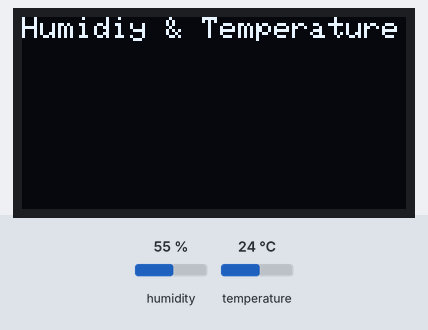
A sketch run on a simulated Arduino Uno, built with avr-gcc and run on an emulated ATmega328P. On the bench: 128×64 one-colour display. Wiring (inferred from the names in the program): DHT11 sensor: data pin 2. The inputs (shaded band) are chosen by the test bench; at power-on: humidity 55 %, temperature 24 °C. The display library's start-up logo is not drawn; what the sketch prints to the serial monitor is not drawn.

Above: at 3.6 s.
At 6.7 s:
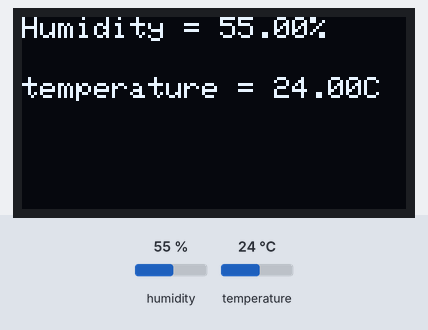
6.8 s: humidity set to 22 %
At 10.73 s:
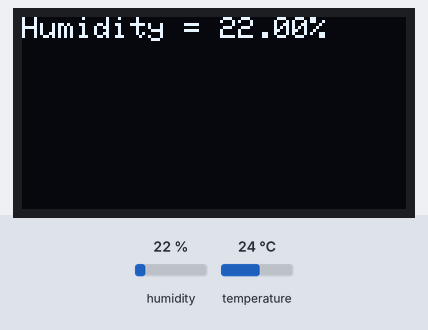
17.1 s: temperature set to 12 °C
At 22.1 s:
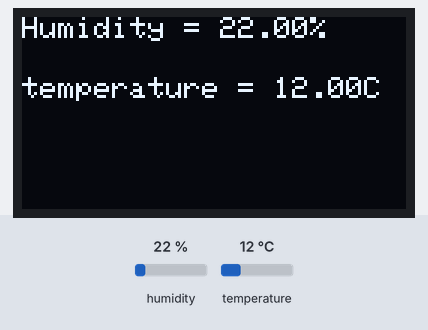
27.4 s: humidity set to 40 %
At 32.1 s:
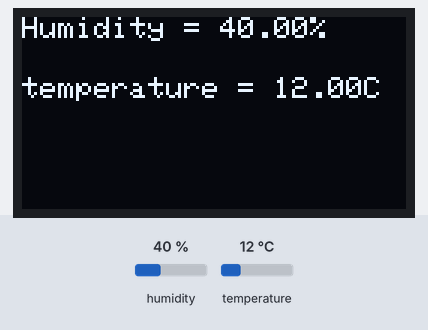
33.1 s: temperature set to 19 °C
Timing chart, 0 to 36.1 s (numbered marks = the images above; inputs shaded):
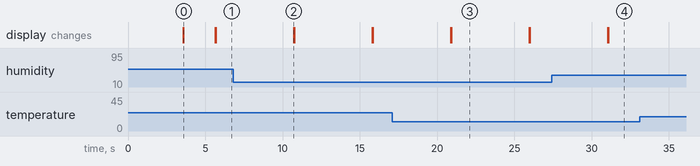

The sketch:

humidityNew.ino
```cpp
#include "dht.h"
#define dht_apin 2 // Analog Pin sensor is connected to

dht DHT;
#include <SPI.h>
#include <Wire.h>
#include <Adafruit_GFX.h>
#include <Adafruit_SSD1306.h>

#define OLED_RESET 4 // uno
Adafruit_SSD1306 display(OLED_RESET);

#define NUMFLAKES 10
#define XPOS 0
#define YPOS 1
#define DELTAY 2


#define LOGO16_GLCD_HEIGHT 16
#define LOGO16_GLCD_WIDTH  16
static const unsigned char PROGMEM logo16_glcd_bmp[] =
{ B00000000, B11000000,
  B00000001, B11000000,
  B00000001, B11000000,
  B00000011, B11100000,
  B11110011, B11100000,
  B11111110, B11111000,
  B01111110, B11111111,
  B00110011, B10011111,
  B00011111, B11111100,
  B00001101, B01110000,
  B00011011, B10100000,
  B00111111, B11100000,
  B00111111, B11110000,
  B01111100, B11110000,
  B01110000, B01110000,
  B00000000, B00110000 };

#define SSD1306_LCDHEIGHT 64
#if (SSD1306_LCDHEIGHT != 64)
#error("Height incorrect, please fix Adafruit_SSD1306.h!");
#endif

void setup(){

  Serial.begin(9600);

  // by default, we'll generate the high voltage from the 3.3v line internally! (neat!)
  display.begin(SSD1306_SWITCHCAPVCC, 0x3C);  // initialize with the I2C addr 0x3D (for the 128x64)
  // init done

  // Show image buffer on the display hardware.
  // Since the buffer is intialized with an Adafruit splashscreen
  // internally, this will display the splashscreen.
  display.display();
  delay(2000);
   // Clear the buffer.
  display.clearDisplay();

  delay(500);//Delay to let system boot
  Serial.println("DHT11 Humidity & temperature Sensor\n\n");
  delay(1000);//Wait before accessing Sensor

  // text display tests
  display.setTextSize(1);
  display.setTextColor(WHITE);
  display.setCursor(0,0);
  display.println("Humidiy & Temperature");

  display.display();
  delay(2000);
  display.clearDisplay();


}//end "setup()"

void loop(){
  //Start of Program

    DHT.read11(dht_apin);

    Serial.print("Current humidity = ");
    Serial.print(DHT.humidity);
    Serial.print("%  ");
    Serial.print("temperature = ");
    Serial.print(DHT.temperature);
    Serial.println("C  ");

     // text display tests
    display.setTextSize(1);
    display.setTextColor(WHITE);
    display.setCursor(0,0);
    display.print("Humidity = ");
    display.print(DHT.humidity);
    display.print("%  ");
    display.display();

    display.setTextSize(1);
    display.setTextColor(WHITE);
    display.setCursor(0,20);
    display.print("temperature = ");
    display.print(DHT.temperature);
    display.println("C  ");
    display.display();

    delay(2000);
    display.clearDisplay();

    delay(3000);//Wait 5 seconds before accessing sensor again.

  //Fastest should be once every two seconds.

}// end loop()
```

Measured:
- after the input at 6.8 s, the display: changes after 3.9 s (image 2)
- after the input at 17.1 s, the display: first differs from a run without the input after 3.8 s (image 3)
- after the input at 27.4 s, the display: first changes after 3.7 s (image 4 shows a later state)
- what the display in image 0 shows lasts 2.0 s, from 3.6 s to 5.6 s
- what the display in image 3 shows lasts 5.1 s, from 20.9 s to 26.0 s
